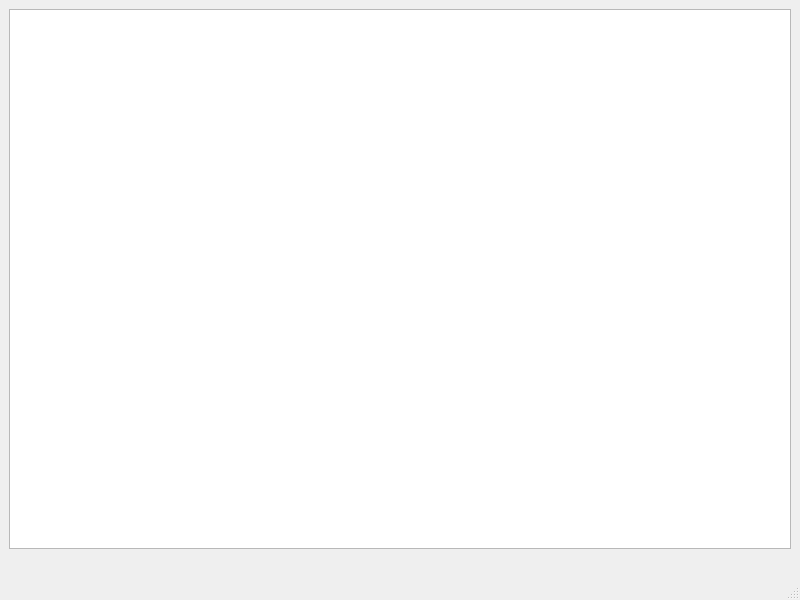
<?xml version="1.0" encoding="UTF-8"?>
<ui version="4.0">
 <class>MainWindow</class>
 <widget class="QMainWindow" name="MainWindow">
  <property name="geometry">
   <rect>
    <x>0</x>
    <y>0</y>
    <width>800</width>
    <height>600</height>
   </rect>
  </property>
  <property name="windowTitle">
   <string>MainWindow</string>
  </property>
  <widget class="QWidget" name="centralwidget">
   <layout class="QGridLayout" name="gridLayout">
    <item row="0" column="0">
     <widget class="QTableView" name="tableView"/>
    </item>
    <item row="1" column="0">
     <widget class="QLabel" name="label">
      <property name="text">
       <string/>
      </property>
     </widget>
    </item>
   </layout>
  </widget>
  <widget class="QMenuBar" name="menubar">
   <property name="geometry">
    <rect>
     <x>0</x>
     <y>0</y>
     <width>800</width>
     <height>21</height>
    </rect>
   </property>
  </widget>
  <widget class="QStatusBar" name="statusbar"/>
 </widget>
 <resources/>
 <connections/>
</ui>
